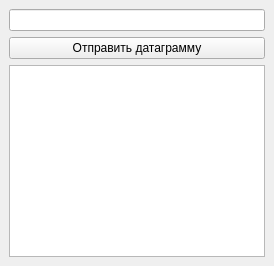
<?xml version="1.0" encoding="UTF-8"?>
<ui version="4.0">
 <class>MainWindow</class>
 <widget class="QMainWindow" name="MainWindow">
  <widget class="QWidget" name="centralwidget">
   <layout class="QVBoxLayout" name="verticalLayout">
    <item>
     <widget class="QLineEdit" name="le_message"/>
    </item>
    <item>
     <widget class="QPushButton" name="pb_sendDatagram">
      <property name="text">
       <string>Отправить датаграмму</string>
      </property>
     </widget>
    </item>
    <item>
     <widget class="QTextEdit" name="te_receivedData"/>
    </item>
   </layout>
  </widget>
 </widget>
 <resources/>
 <connections/>
</ui>
